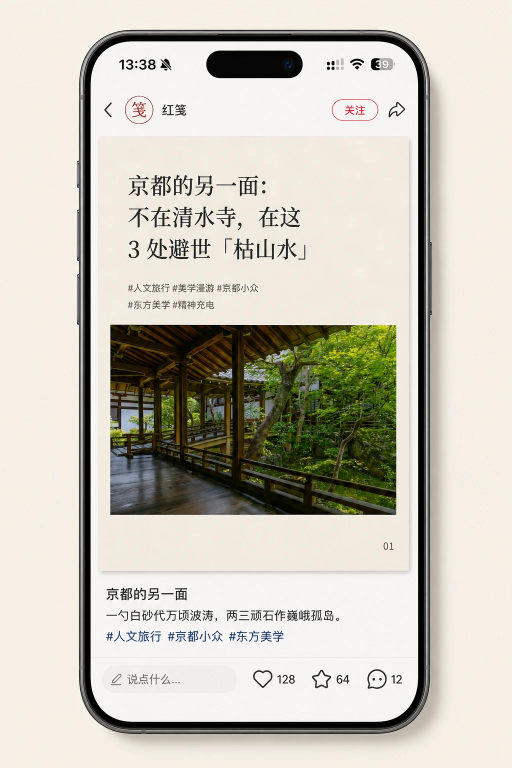
#> input picture website/assets/kyoto-phone.webp, 1024 x 1536 px (shown at 1/2 size)
$ python extract-phone.py
#> lines starting #> are read from the running program, lines starting #| are printed output that depends on the picture
"""Extract this approved studio mockup using its dark outer phone silhouette.

The screen is enclosed by the silhouette, so internal white/paper pixels stay opaque.
No image resynthesis, screen replacement, or color-key removal inside the device.
"""
from pathlib import Path
from PIL import Image, ImageDraw
source=Path(__file__).resolve().parent.parent/'website/assets/kyoto-phone.webp'
im=Image.open(source).convert('RGBA')
assert im.size==(1024,1536)
mask=Image.new('L',im.size,0);draw=ImageDraw.Draw(mask)
#> after `mask = Image.new('L', im.size, 0)`: mask: PIL image 1024x1536 L; every value is 0
rows=[]
for y in range(50,1480):
    edges=[x for x in range(140,880) if max(im.getpixel((x,y))[:3])<105]
    if len(edges)<2:continue
    left,right=min(edges),max(edges)
    # Reject isolated shadow/noise outside the connected device silhouette.
    if right-left<150:continue
    rows.append((y,left,right))
    draw.line((left,y,right,y),fill=255)
    if left>0:mask.putpixel((left-1,y),100)
    if right+1<im.width:mask.putpixel((right+1,y),100)
#> this loop made 1430 passes
#> (left, right) on passes 11 to 13: (252, 765), (244, 773), (238, 779)
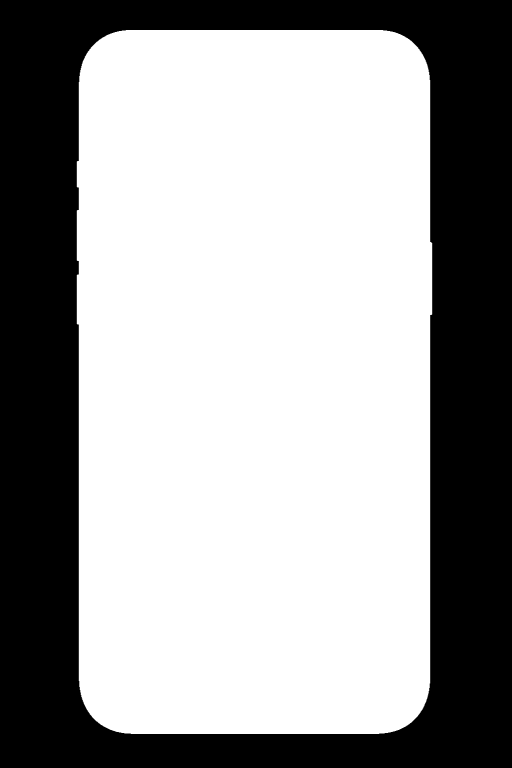
#> mask: PIL image 1024x1536 L (shown at 1/2 size); min 0, max 255, mean 159.2
#> after the loop, rows = 1408 items, first 6: (60, 252, 765), (61, 244, 773), (62, 238, 779), (63, 234, 784), (64, 230, 788), (65, 227, 791)
assert len(rows)>1380 and all(r-l>500 for y,l,r in rows if 180<y<1350)
im.putalpha(mask)
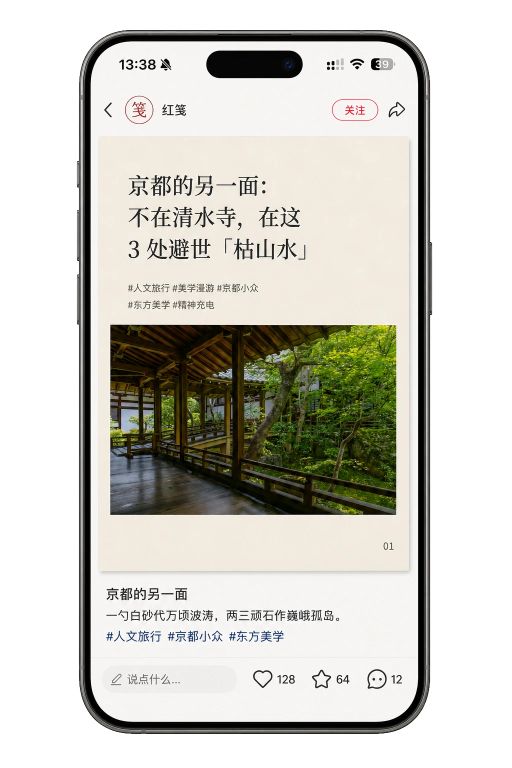
#> im: PIL image 1024x1536 RGBA (shown at 1/2 size); mean R, G, B, A 200.9, 197.5, 186.3, 159.2; transparent parts drawn white
out=source.with_name('kyoto-phone-transparent.webp');im.save(out,quality=94,method=6)
assert Image.open(out).getchannel('A').getextrema()==(0,255)
print('Saved true RGBA cutout:',out,'bounds:',mask.getbbox())
#| Saved true RGBA cutout: website/assets/kyoto-phone-transparent.webp bounds: (153, 60, 865, 1468)
